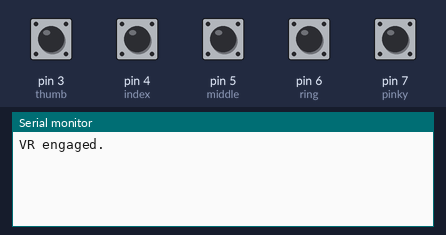
A sketch run on a simulated Arduino Uno, built with avr-gcc and run on an emulated ATmega328P. On the bench: the last lines printed to the serial monitor. Inputs (shaded band) come from the test bench; at power-on: pin 3 (thumb), pin 4 (index), pin 5 (middle), pin 6 (ring), pin 7 (pinky) HIGH.

Above: at 1.2 s.
1.3 s: pin 3 (thumb) pulled LOW for 0.15 s
At 2.4 s:
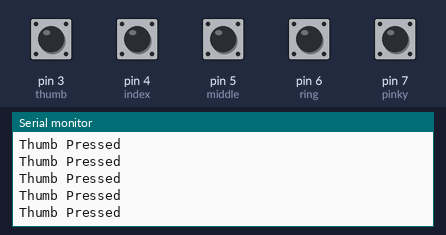
2.9 s: pin 4 (index) pulled LOW for 0.15 s
At 3.6 s:
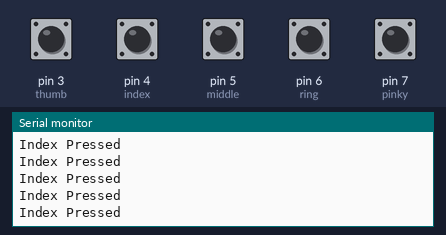
4.5 s: pin 5 (middle) pulled LOW for 0.15 s
At 5.8 s:
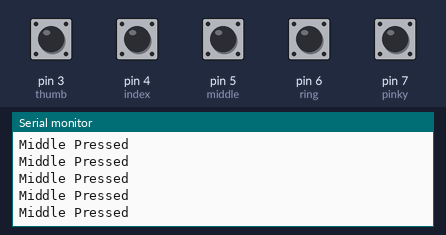
6.1 s: pin 6 (ring) pulled LOW for 0.15 s
At 7.2 s:
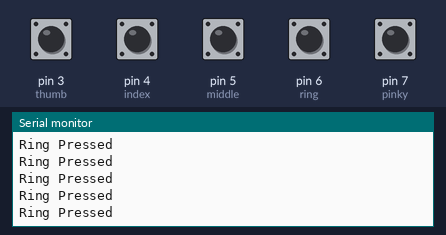
7.7 s: pin 7 (pinky) pulled LOW for 0.15 s
At 8.5 s:
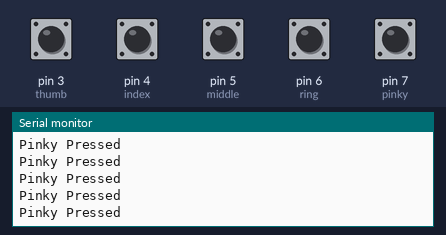
9.3 s: pin 3 (thumb) driven LOW
At 9.9 s:
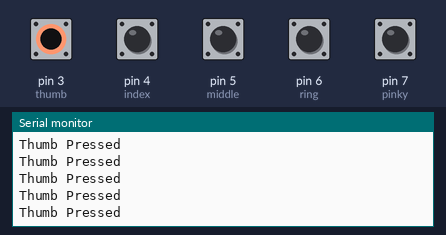

Measured:
- after the input at 1.3 s, the serial monitor: prints a new line at once (image 1)
- after the input at 2.9 s, the serial monitor: prints a new line at once (image 2)
- after the input at 4.5 s, the serial monitor: prints a new line at once (image 3)
- after the input at 6.1 s, the serial monitor: prints a new line at once (image 4)
- after the input at 7.7 s, the serial monitor: prints a new line at once (image 5)
- after the input at 9.3 s, the serial monitor: prints a new line at once (image 6)

The sketch:

VRGlove.ino
```cpp
//VR Glove Code
//Limit switch activations and pin declarations

//defining digital pins
const int thumb = 3;
const int index = 4;
const int middle = 5;
const int ring = 6;
const int pinky = 7;


void setup() {
  Serial.begin(115200);
  pinMode(thumb, INPUT_PULLUP);
  pinMode(index, INPUT_PULLUP);
  pinMode(middle, INPUT_PULLUP);
  pinMode(ring, INPUT_PULLUP);
  pinMode(pinky, INPUT_PULLUP);

 Serial.println("VR engaged.");
}

void loop() {
  if (digitalRead(thumb) == LOW)
    Serial.println("Thumb Pressed");

  if (digitalRead(index) == LOW)
    Serial.println("Index Pressed");

  if (digitalRead(middle) == LOW)
    Serial.println("Middle Pressed");

  if (digitalRead(ring) == LOW)
    Serial.println("Ring Pressed");

  if (digitalRead(pinky) == LOW)
    Serial.println("Pinky Pressed");

}
```
